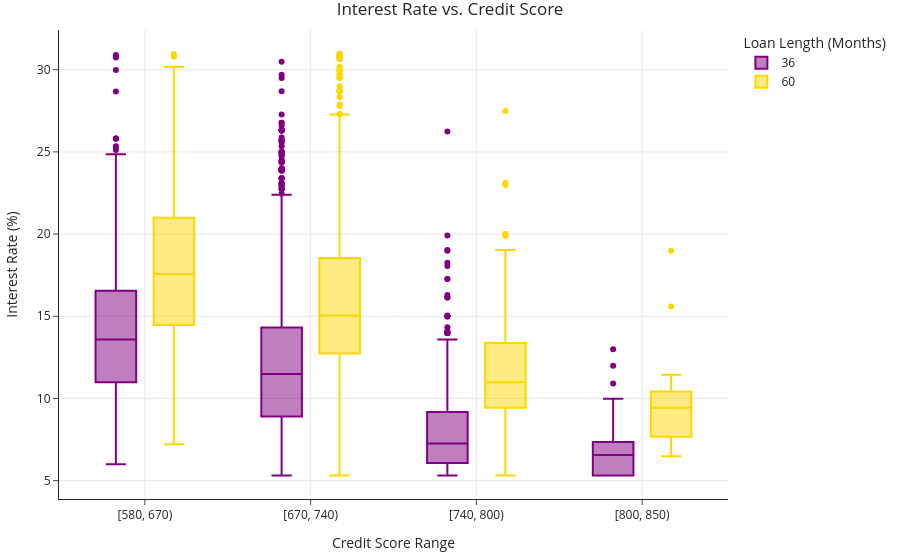

Write notebook code for a chart like this one.
### Markdown cell above
Run the cell below to draw your boxplot. If you did everything correctly, it should look like the example above. Make sure to run this cell before moving forward, otherwise the tests won't work correctly.

### Code cell
q3_fig = create_boxplot(loans)
q3_fig

### Figure 1 — Plotly figure (JSON) as saved in the notebook; plotly's stock layout.template omitted (floating-point values rounded to 4 significant figures; data arrays with more than 128 entries replaced by an {"elided": "..."} marker saying what was removed)
{"data": [{"alignmentgroup": "True", "hovertemplate": "Loan Length (Months)=36<br>Credit Score Range=%{x}<br>Interest Rate (%)=%{y}<extra></extra>", "legendgroup": "36", "marker": {"color": "purple"}, "name": "36", "notched": false, "offsetgroup": "36", "orientation": "v", "showlegend": true, "type": "box", "x": {"elided": "4233 str values"}, "x0": " ", "xaxis": "x", "y": {"elided": "4233 float values"}, "y0": " ", "yaxis": "y"}, {"alignmentgroup": "True", "hovertemplate": "Loan Length (Months)=60<br>Credit Score Range=%{x}<br>Interest Rate (%)=%{y}<extra></extra>", "legendgroup": "60", "marker": {"color": "gold"}, "name": "60", "notched": false, "offsetgroup": "60", "orientation": "v", "showlegend": true, "type": "box", "x": {"elided": "2067 str values"}, "x0": " ", "xaxis": "x", "y": {"elided": "2067 float values"}, "y0": " ", "yaxis": "y"}], "layout": {"boxmode": "group", "legend": {"title": {"text": "Loan Length (Months)"}, "tracegroupgap": 0}, "title": {"text": "Interest Rate vs. Credit Score"}, "xaxis": {"anchor": "y", "domain": [0, 1], "title": {"text": "Credit Score Range"}}, "yaxis": {"anchor": "x", "domain": [0, 1], "title": {"text": "Interest Rate (%)"}}}}
